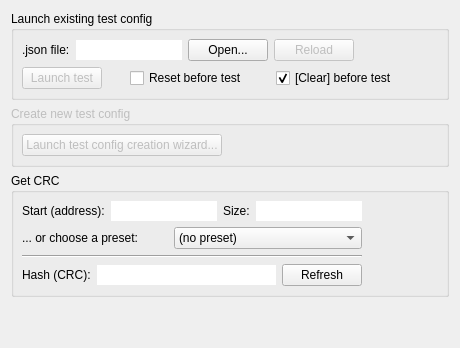
      <widget class="QWidget" name="tabAutotester">
       <property name="sizePolicy">
        <sizepolicy hsizetype="Expanding" vsizetype="Expanding">
         <horstretch>0</horstretch>
         <verstretch>0</verstretch>
        </sizepolicy>
       </property>
       <attribute name="icon">
        <iconset resource="resources.qrc">
         <normaloff>:/icons/resources/icons/rom.png</normaloff>:/icons/resources/icons/rom.png</iconset>
       </attribute>
       <attribute name="title">
        <string>Autotester</string>
       </attribute>
       <layout class="QVBoxLayout" name="verticalLayout_21">
        <item>
         <widget class="QGroupBox" name="screenshotgroup_2">
          <property name="sizePolicy">
           <sizepolicy hsizetype="Preferred" vsizetype="Preferred">
            <horstretch>0</horstretch>
            <verstretch>0</verstretch>
           </sizepolicy>
          </property>
          <property name="title">
           <string>Launch existing test config</string>
          </property>
          <layout class="QHBoxLayout" name="horizontalLayout_10">
           <property name="leftMargin">
            <number>8</number>
           </property>
           <property name="topMargin">
            <number>8</number>
           </property>
           <property name="rightMargin">
            <number>8</number>
           </property>
           <property name="bottomMargin">
            <number>8</number>
           </property>
           <item>
            <layout class="QVBoxLayout" name="verticalLayout_22">
             <item>
              <layout class="QHBoxLayout" name="horizontalLayout_9">
               <item>
                <widget class="QLabel" name="label_7">
                 <property name="text">
                  <string>.json file:</string>
                 </property>
                </widget>
               </item>
               <item>
                <widget class="QLineEdit" name="JSONconfigPath">
                 <property name="frame">
                  <bool>false</bool>
                 </property>
                 <property name="readOnly">
                  <bool>true</bool>
                 </property>
                </widget>
               </item>
               <item>
                <widget class="QPushButton" name="buttonOpenJSONconfig">
                 <property name="sizePolicy">
                  <sizepolicy hsizetype="Preferred" vsizetype="Maximum">
                   <horstretch>0</horstretch>
                   <verstretch>0</verstretch>
                  </sizepolicy>
                 </property>
                 <property name="text">
                  <string>Open...</string>
                 </property>
                </widget>
               </item>
               <item>
                <widget class="QPushButton" name="buttonReloadJSONconfig">
                 <property name="enabled">
                  <bool>false</bool>
                 </property>
                 <property name="sizePolicy">
                  <sizepolicy hsizetype="Preferred" vsizetype="Maximum">
                   <horstretch>0</horstretch>
                   <verstretch>0</verstretch>
                  </sizepolicy>
                 </property>
                 <property name="text">
                  <string>Reload</string>
                 </property>
                </widget>
               </item>
               <item>
                <spacer name="horizontalSpacer_16">
                 <property name="orientation">
                  <enum>Qt::Horizontal</enum>
                 </property>
                 <property name="sizeHint" stdset="0">
                  <size>
                   <width>40</width>
                   <height>20</height>
                  </size>
                 </property>
                </spacer>
               </item>
              </layout>
             </item>
             <item>
              <layout class="QHBoxLayout" name="horizontalLayout_22">
               <property name="spacing">
                <number>28</number>
               </property>
               <item>
                <widget class="QPushButton" name="buttonLaunchTest">
                 <property name="enabled">
                  <bool>false</bool>
                 </property>
                 <property name="sizePolicy">
                  <sizepolicy hsizetype="Maximum" vsizetype="Fixed">
                   <horstretch>0</horstretch>
                   <verstretch>0</verstretch>
                  </sizepolicy>
                 </property>
                 <property name="text">
                  <string>Launch test</string>
                 </property>
                 <property name="checkable">
                  <bool>false</bool>
                 </property>
                 <property name="checked">
                  <bool>false</bool>
                 </property>
                 <property name="flat">
                  <bool>false</bool>
                 </property>
                </widget>
               </item>
               <item>
                <widget class="QCheckBox" name="checkBoxTestReset">
                 <property name="enabled">
                  <bool>true</bool>
                 </property>
                 <property name="text">
                  <string>Reset before test</string>
                 </property>
                 <property name="checked">
                  <bool>false</bool>
                 </property>
                </widget>
               </item>
               <item>
                <widget class="QCheckBox" name="checkBoxTestClear">
                 <property name="text">
                  <string>[Clear] before test</string>
                 </property>
                 <property name="checked">
                  <bool>true</bool>
                 </property>
                </widget>
               </item>
               <item>
                <spacer name="horizontalSpacer_20">
                 <property name="orientation">
                  <enum>Qt::Horizontal</enum>
                 </property>
                 <property name="sizeHint" stdset="0">
                  <size>
                   <width>40</width>
                   <height>20</height>
                  </size>
                 </property>
                </spacer>
               </item>
              </layout>
             </item>
            </layout>
           </item>
          </layout>
         </widget>
        </item>
        <item>
         <widget class="QGroupBox" name="screenshotgroup_6">
          <property name="enabled">
           <bool>false</bool>
          </property>
          <property name="sizePolicy">
           <sizepolicy hsizetype="Preferred" vsizetype="Preferred">
            <horstretch>0</horstretch>
            <verstretch>0</verstretch>
           </sizepolicy>
          </property>
          <property name="title">
           <string>Create new test config</string>
          </property>
          <layout class="QHBoxLayout" name="horizontalLayout_20">
           <property name="leftMargin">
            <number>8</number>
           </property>
           <property name="topMargin">
            <number>8</number>
           </property>
           <property name="rightMargin">
            <number>8</number>
           </property>
           <property name="bottomMargin">
            <number>8</number>
           </property>
           <item>
            <widget class="QPushButton" name="b">
             <property name="enabled">
              <bool>false</bool>
             </property>
             <property name="sizePolicy">
              <sizepolicy hsizetype="Preferred" vsizetype="Maximum">
               <horstretch>0</horstretch>
               <verstretch>0</verstretch>
              </sizepolicy>
             </property>
             <property name="text">
              <string>Launch test config creation wizard...</string>
             </property>
            </widget>
           </item>
           <item>
            <spacer name="horizontalSpacer_19">
             <property name="orientation">
              <enum>Qt::Horizontal</enum>
             </property>
             <property name="sizeHint" stdset="0">
              <size>
               <width>40</width>
               <height>20</height>
              </size>
             </property>
            </spacer>
           </item>
          </layout>
         </widget>
        </item>
        <item>
         <widget class="QGroupBox" name="screenshotgroup_4">
          <property name="enabled">
           <bool>true</bool>
          </property>
          <property name="sizePolicy">
           <sizepolicy hsizetype="Preferred" vsizetype="Maximum">
            <horstretch>0</horstretch>
            <verstretch>0</verstretch>
           </sizepolicy>
          </property>
          <property name="title">
           <string>Get CRC</string>
          </property>
          <layout class="QHBoxLayout" name="horizontalLayout_11">
           <property name="leftMargin">
            <number>8</number>
           </property>
           <property name="topMargin">
            <number>8</number>
           </property>
           <property name="rightMargin">
            <number>8</number>
           </property>
           <property name="bottomMargin">
            <number>8</number>
           </property>
           <item>
            <layout class="QVBoxLayout" name="verticalLayout_19">
             <item>
              <layout class="QHBoxLayout" name="horizontalLayout_7">
               <item>
                <widget class="QLabel" name="label_11">
                 <property name="text">
                  <string>Start (address):</string>
                 </property>
                </widget>
               </item>
               <item>
                <widget class="QLineEdit" name="startCRC">
                 <property name="frame">
                  <bool>false</bool>
                 </property>
                 <property name="readOnly">
                  <bool>false</bool>
                 </property>
                </widget>
               </item>
               <item>
                <widget class="QLabel" name="label_12">
                 <property name="text">
                  <string>Size:</string>
                 </property>
                </widget>
               </item>
               <item>
                <widget class="QLineEdit" name="sizeCRC">
                 <property name="frame">
                  <bool>false</bool>
                 </property>
                 <property name="readOnly">
                  <bool>false</bool>
                 </property>
                </widget>
               </item>
              </layout>
             </item>
             <item>
              <layout class="QHBoxLayout" name="horizontalLayout_23">
               <property name="leftMargin">
                <number>0</number>
               </property>
               <item>
                <widget class="QLabel" name="label_14">
                 <property name="text">
                  <string>... or choose a preset:</string>
                 </property>
                </widget>
               </item>
               <item>
                <widget class="QComboBox" name="comboBoxPresetCRC">
                 <item>
                  <property name="text">
                   <string>(no preset)</string>
                  </property>
                 </item>
                 <item>
                  <property name="text">
                   <string>All VRAM (LCD set in 16bpp)</string>
                  </property>
                 </item>
                 <item>
                  <property name="text">
                   <string>1st half of the VRAM (8bpp)</string>
                  </property>
                 </item>
                 <item>
                  <property name="text">
                   <string>2nd half of the VRAM (8bpp)</string>
                  </property>
                 </item>
                 <item>
                  <property name="text">
                   <string>textShadow</string>
                  </property>
                 </item>
                 <item>
                  <property name="text">
                   <string>cmdShadow</string>
                  </property>
                 </item>
                 <item>
                  <property name="text">
                   <string>pixelShadow</string>
                  </property>
                 </item>
                 <item>
                  <property name="text">
                   <string>pixelShadow2</string>
                  </property>
                 </item>
                 <item>
                  <property name="text">
                   <string>cmdPixelShadow2</string>
                  </property>
                 </item>
                 <item>
                  <property name="text">
                   <string>plotSScreen</string>
                  </property>
                 </item>
                 <item>
                  <property name="text">
                   <string>saveSScreen</string>
                  </property>
                 </item>
                 <item>
                  <property name="text">
                   <string>cursorImage</string>
                  </property>
                 </item>
                 <item>
                  <property name="text">
                   <string>All the RAM</string>
                  </property>
                 </item>
                </widget>
               </item>
              </layout>
             </item>
             <item>
              <widget class="Line" name="line">
               <property name="orientation">
                <enum>Qt::Horizontal</enum>
               </property>
              </widget>
             </item>
             <item>
              <layout class="QHBoxLayout" name="horizontalLayout_19">
               <property name="leftMargin">
                <number>0</number>
               </property>
               <item>
                <widget class="QLabel" name="label_13">
                 <property name="text">
                  <string>Hash (CRC):</string>
                 </property>
                </widget>
               </item>
               <item>
                <widget class="QLineEdit" name="valueCRC">
                 <property name="frame">
                  <bool>false</bool>
                 </property>
                 <property name="readOnly">
                  <bool>true</bool>
                 </property>
                </widget>
               </item>
               <item>
                <widget class="QPushButton" name="buttonRefreshCRC">
                 <property name="enabled">
                  <bool>true</bool>
                 </property>
                 <property name="sizePolicy">
                  <sizepolicy hsizetype="Preferred" vsizetype="Maximum">
                   <horstretch>0</horstretch>
                   <verstretch>0</verstretch>
                  </sizepolicy>
                 </property>
                 <property name="text">
                  <string>Refresh</string>
                 </property>
                </widget>
               </item>
              </layout>
             </item>
            </layout>
           </item>
           <item>
            <spacer name="horizontalSpacer_17">
             <property name="orientation">
              <enum>Qt::Horizontal</enum>
             </property>
             <property name="sizeType">
              <enum>QSizePolicy::Expanding</enum>
             </property>
             <property name="sizeHint" stdset="0">
              <size>
               <width>40</width>
               <height>20</height>
              </size>
             </property>
            </spacer>
           </item>
          </layout>
         </widget>
        </item>
        <item>
         <spacer name="verticalSpacer_7">
          <property name="orientation">
           <enum>Qt::Vertical</enum>
          </property>
          <property name="sizeHint" stdset="0">
           <size>
            <width>20</width>
            <height>40</height>
           </size>
          </property>
         </spacer>
        </item>
       </layout>
      </widget>
